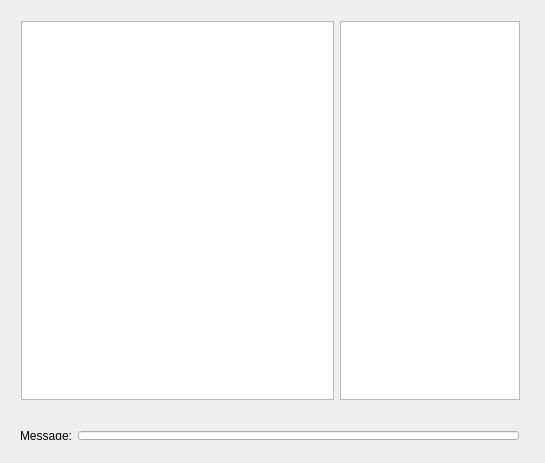
<?xml version="1.0" encoding="UTF-8"?>
<ui version="4.0">
 <class>FeiQClass</class>
 <widget class="QDialog" name="FeiQClass">
  <property name="geometry">
   <rect>
    <x>0</x>
    <y>0</y>
    <width>545</width>
    <height>463</height>
   </rect>
  </property>
  <property name="windowTitle">
   <string>FeiQ</string>
  </property>
  <widget class="QWidget" name="horizontalLayoutWidget">
   <property name="geometry">
    <rect>
     <x>10</x>
     <y>10</y>
     <width>521</width>
     <height>401</height>
    </rect>
   </property>
   <layout class="QHBoxLayout" name="horizontalLayout">
    <item>
     <widget class="QTextEdit" name="textEdit_display"/>
    </item>
    <item>
     <widget class="QListWidget" name="listWidget_friends">
      <property name="maximumSize">
       <size>
        <width>180</width>
        <height>16777215</height>
       </size>
      </property>
     </widget>
    </item>
   </layout>
  </widget>
  <widget class="QWidget" name="horizontalLayoutWidget_2">
   <property name="geometry">
    <rect>
     <x>9</x>
     <y>420</y>
     <width>521</width>
     <height>31</height>
    </rect>
   </property>
   <layout class="QHBoxLayout" name="horizontalLayout_2">
    <item>
     <widget class="QLabel" name="label_msg">
      <property name="text">
       <string>Message:</string>
      </property>
     </widget>
    </item>
    <item>
     <widget class="QLineEdit" name="lineEdit_msg"/>
    </item>
   </layout>
  </widget>
 </widget>
 <layoutdefault spacing="6" margin="11"/>
 <resources>
  <include location="feiq.qrc"/>
 </resources>
 <connections/>
</ui>
